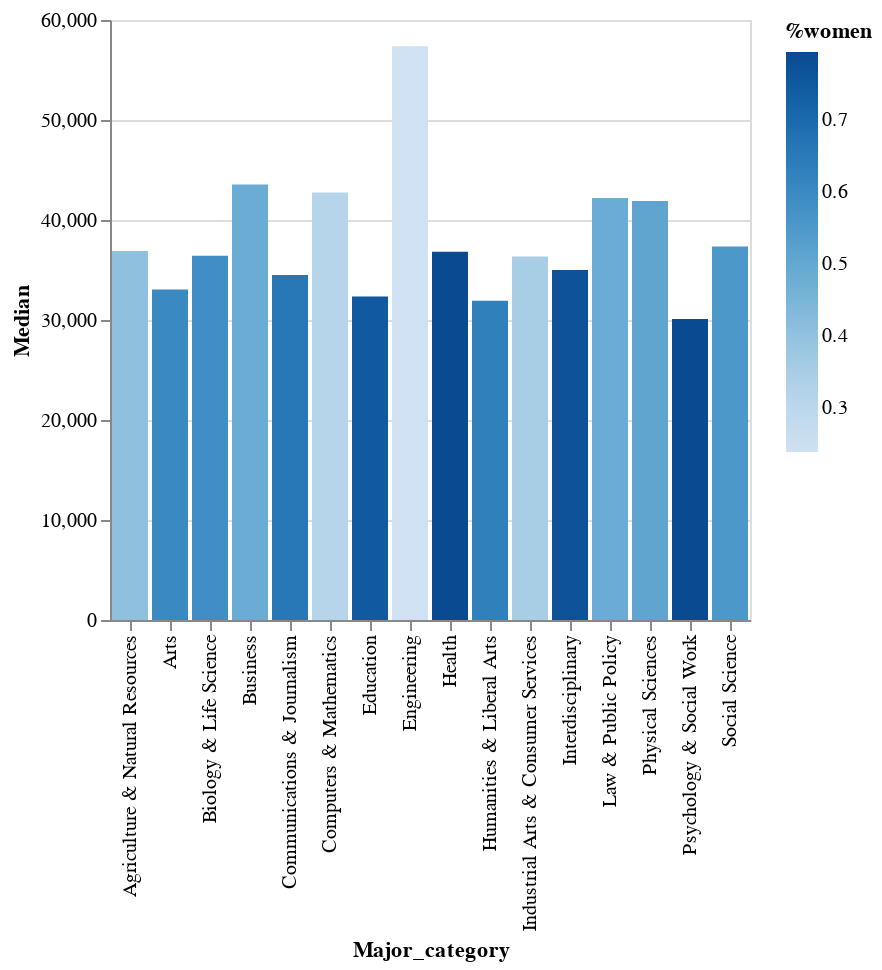

The notebook cell this image was saved under:
### Code cell
chart = alt.Chart(bycategorydf).mark_bar().encode(
    x='Major_category',
    y='Median',
    color = '%women',
    tooltip = '%women'                      
).interactive()
chart

### Figure 1 — Vega-Lite specification as saved in the notebook (floating-point values rounded to 4 significant figures)
{"config": {"view": {"continuousWidth": 400, "continuousHeight": 300}}, "data": {"name": "data-1e144da7204c8cc287329eae1b0ec1b6"}, "mark": "bar", "encoding": {"color": {"type": "quantitative", "field": "%women"}, "tooltip": {"type": "quantitative", "field": "%women"}, "x": {"type": "nominal", "field": "Major_category"}, "y": {"type": "quantitative", "field": "Median"}}, "selection": {"selector009": {"type": "interval", "bind": "scales", "encodings": ["x", "y"]}}, "$schema": "https://vega.github.io/schema/vega-lite/v4.8.1.json", "datasets": {"data-1e144da7204c8cc287329eae1b0ec1b6": [{"Major_category": "Agriculture & Natural Resources", "Median": 36900.0, "%women": 0.4053}, {"Major_category": "Arts", "Median": 33060.0, "%women": 0.6037}, {"Major_category": "Biology & Life Science", "Median": 36420.0, "%women": 0.5872}, {"Major_category": "Business", "Median": 43540.0, "%women": 0.4832}, {"Major_category": "Communications & Journalism", "Median": 34500.0, "%women": 0.6584}, {"Major_category": "Computers & Mathematics", "Median": 42750.0, "%women": 0.3118}, {"Major_category": "Education", "Median": 32350.0, "%women": 0.7485}, {"Major_category": "Engineering", "Median": 57380.0, "%women": 0.2389}, {"Major_category": "Health", "Median": 36820.0, "%women": 0.7952}, {"Major_category": "Humanities & Liberal Arts", "Median": 31910.0, "%women": 0.6318}, {"Major_category": "Industrial Arts & Consumer Services", "Median": 36340.0, "%women": 0.3495}, {"Major_category": "Interdisciplinary", "Median": 35000.0, "%women": 0.7709}, {"Major_category": "Law & Public Policy", "Median": 42200.0, "%women": 0.4836}, {"Major_category": "Physical Sciences", "Median": 41890.0, "%women": 0.5087}, {"Major_category": "Psychology & Social Work", "Median": 30100.0, "%women": 0.7944}, {"Major_category": "Social Science", "Median": 37340.0, "%women": 0.554}]}}
